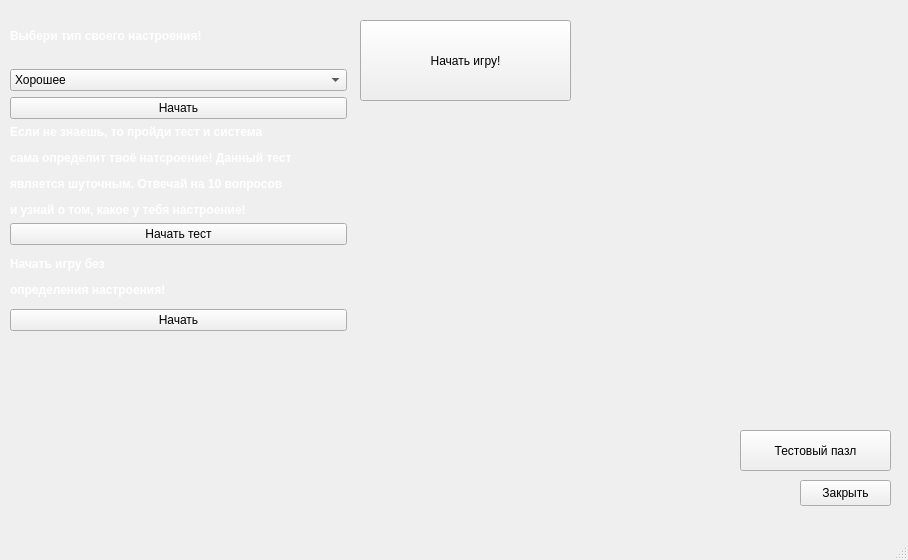
<?xml version="1.0" encoding="UTF-8"?>
<ui version="4.0">
 <class>MainWindow</class>
 <widget class="QMainWindow" name="MainWindow">
  <property name="geometry">
   <rect>
    <x>0</x>
    <y>0</y>
    <width>908</width>
    <height>560</height>
   </rect>
  </property>
  <property name="windowTitle">
   <string>MainWindow</string>
  </property>
  <widget class="QWidget" name="centralwidget">
   <widget class="QLabel" name="label">
    <property name="geometry">
     <rect>
      <x>0</x>
      <y>-30</y>
      <width>921</width>
      <height>551</height>
     </rect>
    </property>
    <property name="text">
     <string/>
    </property>
   </widget>
   <widget class="QWidget" name="verticalLayoutWidget">
    <property name="geometry">
     <rect>
      <x>10</x>
      <y>10</y>
      <width>337</width>
      <height>321</height>
     </rect>
    </property>
    <layout class="QVBoxLayout" name="verticalLayout">
     <item>
      <widget class="QLabel" name="label_2">
       <property name="text">
        <string>&lt;html&gt;&lt;head/&gt;&lt;body&gt;&lt;p&gt;&lt;span style=&quot; font-weight:700; color:#ffffff;&quot;&gt;Выбери тип своего настроения!&lt;/span&gt;&lt;/p&gt;&lt;/body&gt;&lt;/html&gt;</string>
       </property>
      </widget>
     </item>
     <item>
      <widget class="QComboBox" name="comboBox">
       <item>
        <property name="text">
         <string>Хорошее</string>
        </property>
       </item>
       <item>
        <property name="text">
         <string>Нормальное</string>
        </property>
       </item>
       <item>
        <property name="text">
         <string>Раздражённое</string>
        </property>
       </item>
       <item>
        <property name="text">
         <string>Злое</string>
        </property>
       </item>
       <item>
        <property name="text">
         <string>Грустное</string>
        </property>
       </item>
      </widget>
     </item>
     <item>
      <widget class="QPushButton" name="pushButton_2">
       <property name="text">
        <string>Начать</string>
       </property>
      </widget>
     </item>
     <item>
      <widget class="QLabel" name="label_3">
       <property name="text">
        <string>&lt;html&gt;&lt;head/&gt;&lt;body&gt;&lt;p&gt;&lt;span style=&quot; font-weight:700; color:#ffffff;&quot;&gt;Если не знаешь, то пройди тест и система &lt;/span&gt;&lt;/p&gt;&lt;p&gt;&lt;span style=&quot; font-weight:700; color:#ffffff;&quot;&gt;сама определит твоё натсроение! Данный тест &lt;/span&gt;&lt;/p&gt;&lt;p&gt;&lt;span style=&quot; font-weight:700; color:#ffffff;&quot;&gt;является шуточным. Отвечай на 10 вопросов &lt;/span&gt;&lt;/p&gt;&lt;p&gt;&lt;span style=&quot; font-weight:700; color:#ffffff;&quot;&gt;и узнай о том, какое у тебя настроение!&lt;/span&gt;&lt;/p&gt;&lt;/body&gt;&lt;/html&gt;</string>
       </property>
      </widget>
     </item>
     <item>
      <widget class="QPushButton" name="pushButton_7">
       <property name="text">
        <string>Начать тест</string>
       </property>
      </widget>
     </item>
     <item>
      <widget class="QLabel" name="label_4">
       <property name="text">
        <string>&lt;html&gt;&lt;head/&gt;&lt;body&gt;&lt;p&gt;&lt;span style=&quot; font-weight:700; color:#ffffff;&quot;&gt;Начать игру без &lt;/span&gt;&lt;/p&gt;&lt;p&gt;&lt;span style=&quot; font-weight:700; color:#ffffff;&quot;&gt;определения настроения!&lt;/span&gt;&lt;/p&gt;&lt;/body&gt;&lt;/html&gt;</string>
       </property>
      </widget>
     </item>
     <item>
      <widget class="QPushButton" name="pushButton_8">
       <property name="text">
        <string>Начать</string>
       </property>
      </widget>
     </item>
    </layout>
   </widget>
   <widget class="QPushButton" name="pushButton_10">
    <property name="geometry">
     <rect>
      <x>800</x>
      <y>480</y>
      <width>91</width>
      <height>26</height>
     </rect>
    </property>
    <property name="text">
     <string>Закрыть</string>
    </property>
   </widget>
   <widget class="QPushButton" name="pushButton_3">
    <property name="geometry">
     <rect>
      <x>740</x>
      <y>430</y>
      <width>151</width>
      <height>41</height>
     </rect>
    </property>
    <property name="text">
     <string>Тестовый пазл</string>
    </property>
   </widget>
   <widget class="QPushButton" name="pushButton">
    <property name="geometry">
     <rect>
      <x>360</x>
      <y>20</y>
      <width>211</width>
      <height>81</height>
     </rect>
    </property>
    <property name="text">
     <string>Начать игру!</string>
    </property>
   </widget>
  </widget>
  <widget class="QMenuBar" name="menubar">
   <property name="geometry">
    <rect>
     <x>0</x>
     <y>0</y>
     <width>908</width>
     <height>23</height>
    </rect>
   </property>
  </widget>
  <widget class="QStatusBar" name="statusbar"/>
 </widget>
 <resources/>
 <connections/>
</ui>
